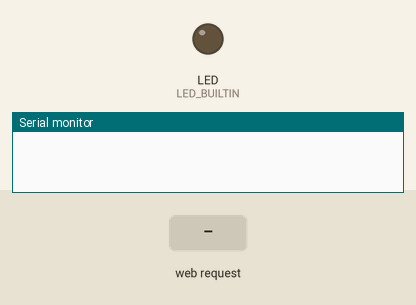
Simulated run of this sketch. Board: Raspberry Pi Pico W. Parts: output pins drawn as LEDs (lit = HIGH), the last lines printed to the serial monitor. The inputs (shaded band) are chosen by the test bench. WiFi joins after 1.5 s; servers stay silent unless stated; storage starts empty.

Above: at 3.8 s.
3.9 s: HTTP request GET /use_normal received
6.9 s: HTTP request GET /toggle-led received
At 8.0 s:
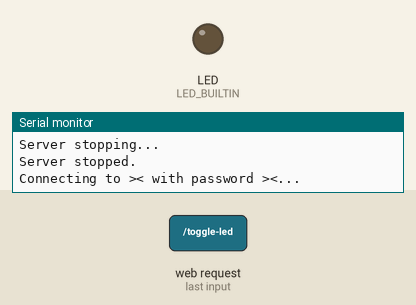
9.9 s: HTTP request GET /picofi/connect?ssid=1&pass=1 received
At 11.9 s:
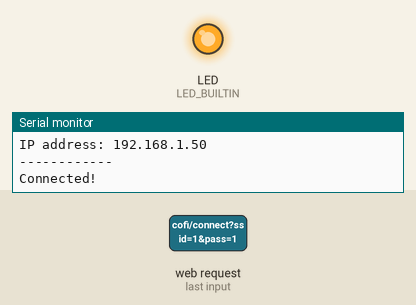
Timing chart, 0 to 13.4 s (numbered marks = the images above; inputs shaded):
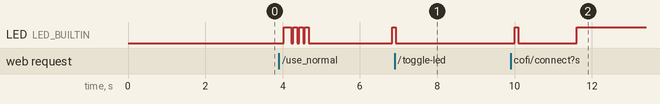

Measured:
- after the input at 6.9 s, LED (LED_BUILTIN): goes on until 6.9 s, then stays LOW
- after the input at 9.9 s, LED (LED_BUILTIN): LOW → HIGH after 0.10 s, → LOW 0.10 s later, → HIGH 1.5 s later

The sketch:

picofi.ino
```cpp
#include <WiFi.h>
#include <LittleFS.h>
#include <WebServer.h>
#include <LEAmDNS.h>
#include <DNSServer.h>

#define SETUP_SSID "picoFi SetupPoint"
#define SETUP_PASS "configuration"
#define NAME "picofi"
#define ALLOW_PICOFI_SERIAL true

IPAddress apIP(192, 168, 180, 1);
DNSServer dnsServer;
WebServer connectServer(80);
WebServer server(80);
bool runServer = false;
String ssid, pass;
String html_headers = "<title>picoFi</title><meta name=viewport content=\"width=device-width height=device-height\">";
String connect_form = "<form action=\"/connect\"><input name=ssid placeholder=SSID><br><input name=pass placeholder=PASSWORD><br><br><button type=submit>Connect</button></form>";

void picofi_println(String s) {
  if(ALLOW_PICOFI_SERIAL) {
    Serial.println(s);
  }
}
void picofi_println() {
  if(ALLOW_PICOFI_SERIAL) {
    Serial.println();
  }
}
void picofi_print(String s) {
  if(ALLOW_PICOFI_SERIAL) {
    Serial.print(s);
  }
}

void setup() {
  pinMode(LED_BUILTIN, OUTPUT);
  digitalWrite(LED_BUILTIN, LOW);
  Serial.begin(115200);
  delay(3000);
  LittleFS.begin();
  if(ALLOW_PICOFI_SERIAL) {
    if(Serial.readString() == "WIPE\n") {
      LittleFS.format();
      picofi_println("Wipe successful.");
    }
  }
  File wifi = LittleFS.open("/wifi.txt", "r");
  if (MDNS.begin(NAME)) {
    picofi_println("MDNS responder started");
  }
  if(!wifi) {
    blink();
    while(WiFi.status() != WL_CONNECTED) {
      picofi_println("Connection failed!");
      error();
      askForWiFi();
    }
  }
  else {
    digitalWrite(LED_BUILTIN, HIGH);
    delay(1000);
    digitalWrite(LED_BUILTIN, LOW);
    delay(1000);
    ssid = wifi.readStringUntil('\n');
    pass = wifi.readStringUntil('\n');
    if(!wconnect(ssid, pass)) {
      error();
      delay(1000);
      digitalWrite(LED_BUILTIN, HIGH);
      delay(2000);
      digitalWrite(LED_BUILTIN, LOW);
      delay(1000);
      if(!wconnect(ssid, pass)) {
        while(WiFi.status() != WL_CONNECTED) {
          picofi_println("Connection failed!");
          error();
          askForWiFi();
        }
      }
    }
  }

  picofi_println("------------");
  picofi_println("Connected!");
  runServer = true;
  digitalWrite(LED_BUILTIN, HIGH);

  server.on("/picofi", []() {
    server.send(200, "text/html", html_headers + "picoFi is set up! You can go home <a href=/><button type=button>here</button></a>, or you can change the network here: <form action=\"/picofi/connect\"><input name=ssid placeholder=SSID><br><input name=pass placeholder=PASSWORD><br><br><button type=submit>Connect</button></form>");
  });
  server.on("/picofi/connect", []() {
    if(server.hasArg("ssid") && server.hasArg("pass")) {
      server.send(200, "text/html", html_headers + "OK! Reloading soon... <script>setTimeout(()=>location.href='/',23000)</script>");
      ssid = server.arg("ssid");
      pass = server.arg("pass");
      runServer = false;
    }
    else {
      server.sendHeader("Location", "/");
      server.send(302);
    }
  });
  server.onNotFound([]() {
    server.send(404, "text/html", html_headers + "Not found. <a href=/>Go back</a>");
  });
  picofi_setup();
  server.begin();
}

void setupForm() {
  String form = String(connect_form);
  if(ssid) {
    form += "<br><br><a href=/use_normal><button type=button>Use saved details</button></a>";
  }
  connectServer.send(200, "text/html", html_headers + form);
}

void askForWiFi() {
  WiFi.mode(WIFI_AP);
  WiFi.softAPConfig(apIP, apIP, IPAddress(255,255,255,0));
  WiFi.begin(SETUP_SSID, SETUP_PASS);
  picofi_println("Creating WiFi AP...");
  picofi_print("SSID: ");
  picofi_println(SETUP_SSID);
  picofi_print("Password: ");
  picofi_println(SETUP_PASS);
  picofi_print("IP address: ");
  picofi_println(WiFi.localIP().toString());

  delay(500);
  dnsServer.start(53, "*", apIP);
  runServer = true;
  connectServer.on("/", setupForm);
  connectServer.on("/picofi", setupForm);
  connectServer.on("/use_normal", []() {
    connectServer.send(200, "text/html", html_headers + "OK! Reloading soon... <script>setTimeout(()=>location.href='http://picofi/picofi',23000)</script>");
    runServer = false;
  });
  connectServer.on("/connect", []() {
    if(connectServer.hasArg("ssid") && connectServer.hasArg("pass")) {
      connectServer.send(200, "text/html", html_headers + "OK! Reloading soon... <script>setTimeout(()=>location.href='http://picofi/picofi',23000)</script>");
      ssid = connectServer.arg("ssid");
      pass = connectServer.arg("pass");
      runServer = false;
    }
    else {
      connectServer.sendHeader("Location", "/");
      connectServer.send(301);
    }
  });
  connectServer.begin();
  picofi_println("Server running.");
  while(runServer) {
    dnsServer.processNextRequest();
    connectServer.handleClient();
    MDNS.update();
  }
  long sa = millis();
  picofi_println("Server stopping...");
  while(millis() - sa < 100) {
    dnsServer.processNextRequest();
    connectServer.handleClient();
    MDNS.update();
  }
  connectServer.stop();
  dnsServer.stop();
  picofi_println("Server stopped.");
  blink();
  select(ssid, pass);
}

void select(String ssid, String pass) {
  ssid.trim();
  pass.trim();
  WiFi.end();
  if(ssid == "#WIPE") {
      error();
      error();
      error();
      error();
      error();
      LittleFS.format();
      LittleFS.end();
      rp2040.reboot();
  }
  if(wconnect(ssid, pass)) {
    File wifi = LittleFS.open("/wifi.txt", "w+");
    wifi.println(ssid);
    wifi.println(pass);
  }
}

bool wconnect(String ssid, String pass) {
  ssid.trim();
  pass.trim();
  picofi_print("Connecting to >" + ssid + "< with password >" + pass + "<...");
  WiFi.mode(WIFI_STA);
  WiFi.setHostname(NAME);
  WiFi.begin(ssid.c_str(), pass.c_str());
  long sa = millis();
  while (WiFi.status() != WL_CONNECTED) {
    delay(400);
    blink();
    picofi_print(".");
    if(WiFi.status() == WL_CONNECT_FAILED || millis() - sa > 20000) {
      picofi_println();
      WiFi.end();
      return false;
    }
  }
  picofi_println();
  picofi_print("IP address: ");
  picofi_println(WiFi.localIP().toString());
  return true;
}


void loop() {
  picofi_loop();
  server.handleClient();
  MDNS.update();
  if(WiFi.status() != WL_CONNECTED) {
    runServer = false;
  }
  long sa = millis();
  if(!runServer) {
    digitalWrite(LED_BUILTIN, LOW);
    picofi_println("Server stopping...");
    while(millis() - sa < 100) {
      server.handleClient();
      MDNS.update();
    }
    blink();
    server.stop();
    picofi_println("Server stopped.");
    select(ssid, pass);
    while(WiFi.status() != WL_CONNECTED) {
      picofi_println("Connection failed!");
      error();
      askForWiFi();
    }

    picofi_println("------------");
    picofi_println("Connected!");
    digitalWrite(LED_BUILTIN, HIGH);
    runServer = true;
    server.begin();
  }
}

void error() {
  blink();
  delay(50);
  blink();
  delay(50);
  blink();
  delay(50);
  blink();
  delay(50);
}

void blink() {
  digitalWrite(LED_BUILTIN, HIGH);
  delay(100);
  digitalWrite(LED_BUILTIN, LOW);
}


////////
// -------------- Your code:
////////

void picofi_setup() {
  server.on("/", []() {
    server.send(200, "text/html", html_headers + "<style>button{margin-bottom:10px;}</style><a href=/picofi><button type=button>picoFi interface</button></a> <br> <a href=/toggle-led><button type=button>Toggle LED (Currently " + (digitalRead(LED_BUILTIN) ? "on" : "off") + ")</button></a>");
  });
  server.on("/toggle-led", []() {
    digitalWrite(LED_BUILTIN, !digitalRead(LED_BUILTIN));
    server.sendHeader("Location", "/");
    server.send(302);
  });
}

void picofi_loop() {

}
```
